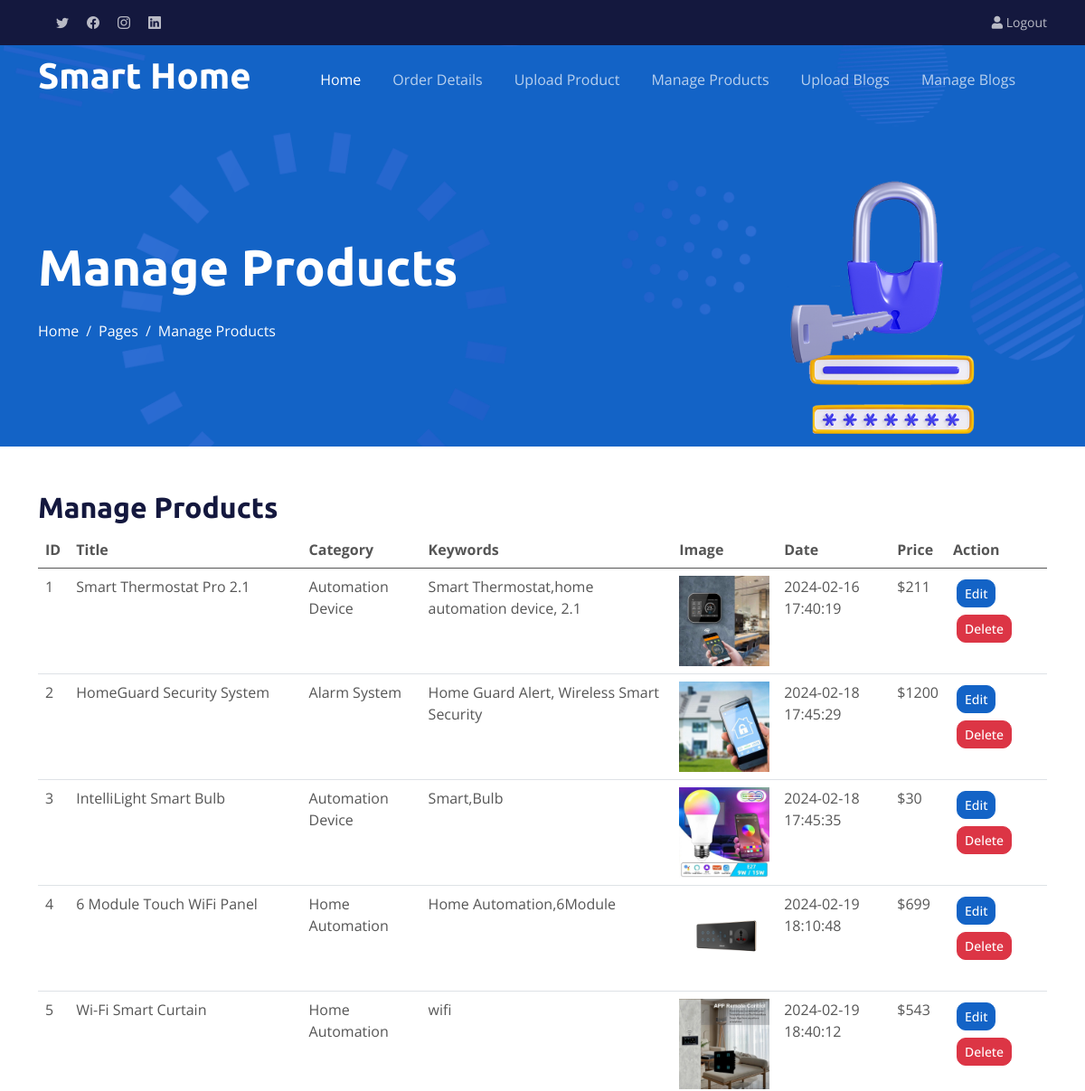
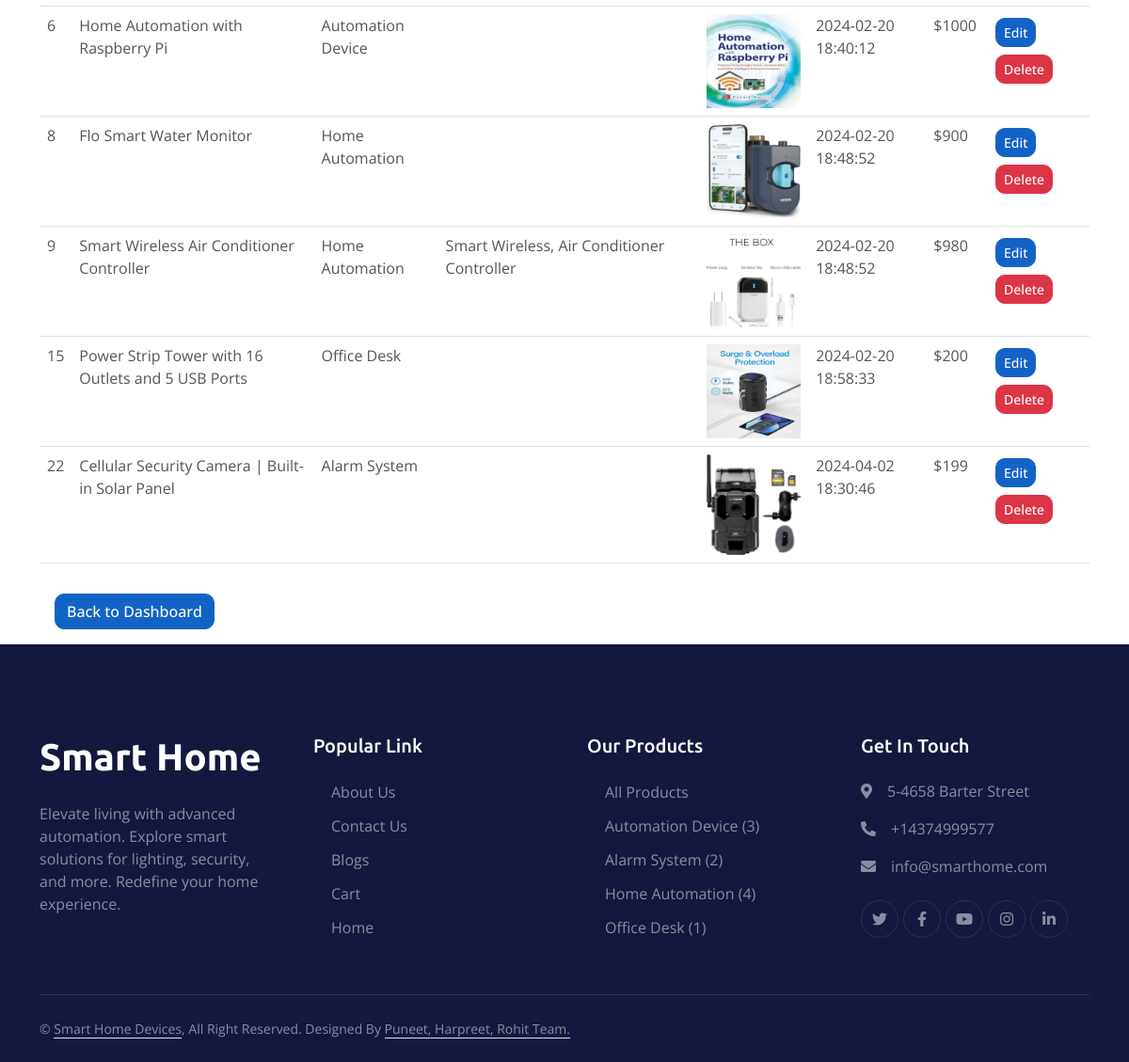
/manage-products.php (signed in), run on the app's committed database (2 pictures, top to bottom).
### tables this page shows
CREATE TABLE IF NOT EXISTS `products` (
  `product_id` int NOT NULL AUTO_INCREMENT,
  `category` varchar(100) NOT NULL,
  `title` varchar(50) NOT NULL,
  `description` longtext NOT NULL,
  `image` varchar(400) NOT NULL,
  `date` timestamp NOT NULL DEFAULT CURRENT_TIMESTAMP,
  `keywords` varchar(500) NOT NULL,
  `price` int NOT NULL,
  PRIMARY KEY (`product_id`)
);

### manage-products.php (the view, shortened to what this page needs)
<!DOCTYPE html>
<html lang="en">
<head>
   <?php include_once('admin-header.php'); ?>
    <div class="container-fluid pt-5 bg-primary hero-header">
        <div class="container pt-5">
            <div class="row g-5 pt-5">
                <div class="col-lg-6 align-self-center text-center text-lg-start mb-lg-5">
                    <h1 class="display-4 text-white mb-4 animated slideInRight">Manage Products</h1>
                    <nav aria-label="breadcrumb">
                        <ol class="breadcrumb justify-content-center justify-content-lg-start mb-0">
                            <li class="breadcrumb-item"><a class="text-white" href="#">Home</a></li>
                            <li class="breadcrumb-item"><a class="text-white" href="#">Pages</a></li>
                            <li class="breadcrumb-item text-white active" aria-current="page">Manage Products</li>
                        </ol>
                    </nav>
                </div>
                <div class="col-lg-6 align-self-end text-center text-lg-end">
                    <img class="img-fluid" src="img/login.png" alt="" style="max-height: 300px;">
                </div>
            </div>
        </div>
    </div>
    <div class="container mt-5">
    <h2>Manage Products</h2>
    <?php
    include 'dbcon.php';
    $sql = "SELECT * FROM products";
    $result = mysqli_query($conn, $sql);
    if (mysqli_num_rows($result) > 0) {
        echo '<div class="table-responsive">';
        echo '<table class="table table-hover">';
        echo '<thead>';
        echo '<tr>';
        echo '<th>ID</th>';
        echo '<th>Title</th>';
        echo '<th>Category</th>';
        echo '<th>Keywords</th>';
        echo '<th>Image</th>';
        echo '<th>Date</th>';
        echo '<th>Price</th>';
        echo '<th>Action</th>';
        echo '</tr>';
        echo '</thead>';
        echo '<tbody>';
        while ($row = mysqli_fetch_assoc($result)) {
            echo '<tr>';
            echo '<td>' . $row['product_id'] . '</td>';
            echo '<td>' . $row['title'] . '</td>';
            echo '<td>' . $row['category'] . '</td>';
            echo '<td>' . $row['keywords'] . '</td>';
            echo '<td><img src="' . $row['image'] . '" alt="' . $row['title'] . '" style="max-width: 100px;"></td>';
            echo '<td>' . $row['date'] . '</td>';
            echo '<td>$' . $row['price'] . '</td>';
            echo '<td>';
            echo '<a href="edit_product.php?product_id=' . $row['product_id'] . '" class="btn btn-primary m-1 btn-sm">Edit</a>';
            echo '<a href="delete_product.php?product_id=' . $row['product_id'] . '" class="btn btn-danger m-1 btn-sm ms-1">Delete</a>';
            echo '</td>';
            echo '</tr>';
        }
        echo '</tbody>';
        echo '</table>';
        echo '</div>';
    } else {
        echo '<div class="alert alert-info" role="alert">No products found.</div>';
    }
    ?>
    <a href="admin-dashboard.php" class="btn btn-primary m-3">Back to Dashboard</a>
</div>
   <?php include_once('footer.php'); ?>

### css/style.css (style rules this page uses)
h1, h2, h3, .fw-bold { font-weight: 700 !important; }
.btn { font-weight: 500; transition: .5s; }
.hero-header { margin-top: -75px; background: url(../img/bg-hero.png) center center no-repeat; background-size: cover; }
.hero-header .breadcrumb-item+.breadcrumb-item::before { color: var(--light); }
:root { --primary: #1363C6; --secondary: #15ACE1; --light: #F4F7FE; --dark: #14183E; }

### data on the page
products: product_id "1", title "Smart Thermostat Pro 2.1", category "Automation Device", keywords "Smart Thermostat,home automation device, 2.1", image (picture), date "2024-02-16 17:40:19", price "211"
products: product_id "2", title "HomeGuard Security System", category "Alarm System", keywords "Home Guard Alert, Wireless Smart Security", image (picture), date "2024-02-18 17:45:29", price "1200"
products: product_id "3", title "IntelliLight Smart Bulb", category "Automation Device", keywords "Smart,Bulb", image (picture), date "2024-02-18 17:45:35", price "30"
products: product_id "4", title "6 Module Touch WiFi Panel", category "Home Automation", keywords "Home Automation,6Module", image (picture), date "2024-02-19 18:10:48", price "699"
products: product_id "5", title "Wi-Fi Smart Curtain", category "Home Automation", keywords "wifi", image (picture), date "2024-02-19 18:40:12", price "543"
products: product_id "6", title "Home Automation with Raspberry Pi", category "Automation Device", image (picture), date "2024-02-20 18:40:12", price "1000"
products: product_id "8", title "Flo Smart Water Monitor", category "Home Automation", image (picture), date "2024-02-20 18:48:52", price "900"
products: product_id "9", title "Smart Wireless Air Conditioner Controller", category "Home Automation", keywords "Smart Wireless, Air Conditioner Controller", image (picture), date "2024-02-20 18:48:52", price "980"
products: product_id "15", title "Power Strip Tower with 16 Outlets and 5 USB Ports", category "Office Desk", image (picture), date "2024-02-20 18:58:33", price "200"
products: product_id "22", title "Cellular Security Camera | Built-in Solar Panel", category "Alarm System", image (picture), date "2024-04-02 18:30:46", price "199"

### other printed values
$category "Automation Device"
$count "3"
$category "Alarm System"
$count "2"
$category "Home Automation"
$count "4"
$category "Office Desk"
$count "1"
